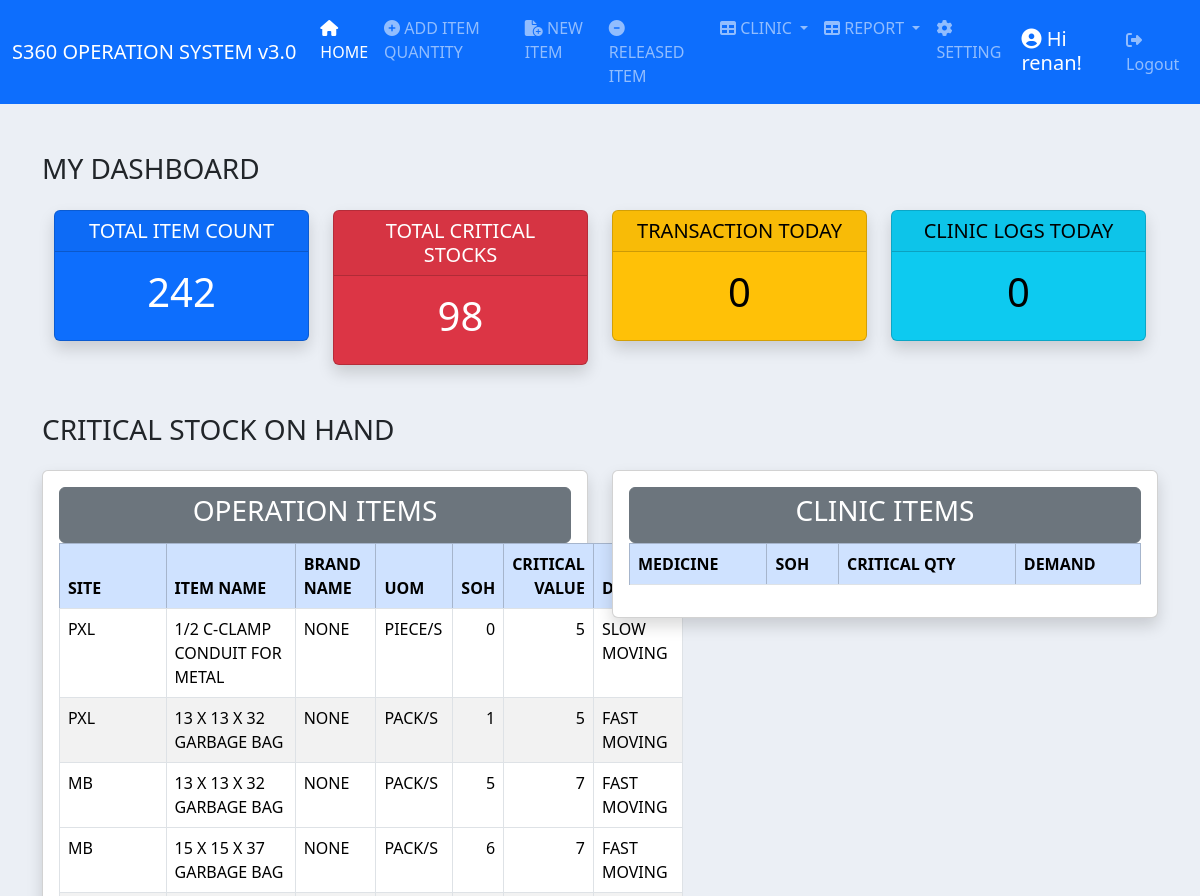
The app's page /dashboard/ (signed in, upper part), older data.
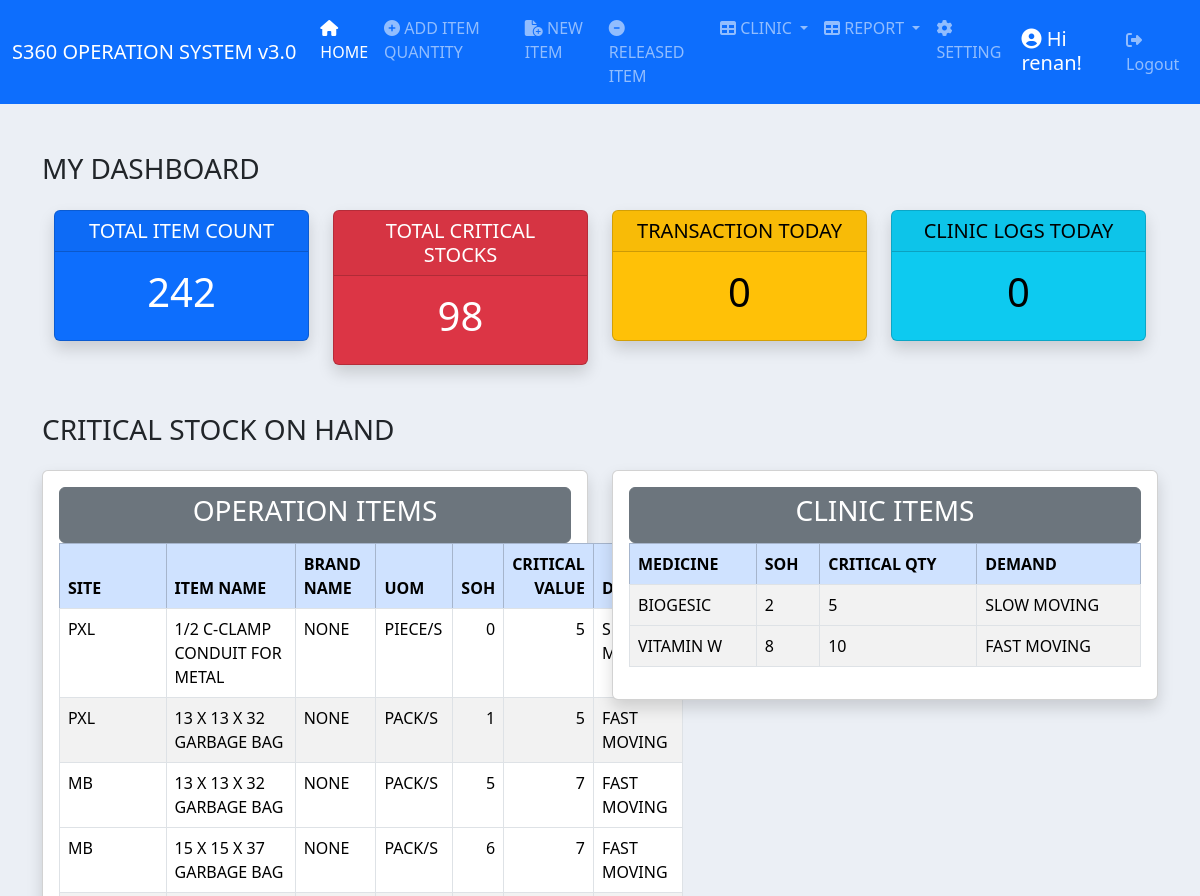
The same page, newer data.
### inventory/models.py (models this page shows, shortened)
class ItemBase(models.Model):
    item_name = models.CharField(max_length=200, null=True)
    brand_name = models.CharField(max_length=200, null=True)
    soh = models.IntegerField(null=True)
    item_code = models.CharField(max_length=200, null=True, blank=True)
    date_added = models.DateTimeField(auto_now_add=True)
    remarks = models.CharField(max_length=50, null=True)
    uom = models.ForeignKey(UOM, on_delete=models.CASCADE, null=True)
    critical_value = models.IntegerField(null=True, blank=True)
    site = models.ForeignKey(Site, on_delete=models.CASCADE)
    demand_item = models.ForeignKey(DemandItems, on_delete=models.CASCADE)
    division = models.ForeignKey(Division, on_delete=models.CASCADE, null=True)
    class Meta:
        ordering = ["item_name"]

class Site(models.Model):
    site = models.CharField(max_length=200)
    class Meta:
        ordering = ["site"]
    def __str__(self):
        return self.site

class UOM(models.Model):
    uom = models.CharField(max_length=100)
    def __str__(self):
        return self.uom
    class Meta:
        ordering = ["uom"]

class DemandItems(models.Model):
    demand_item = models.CharField(max_length=30)
    def __str__(self):
        return self.demand_item
    class Meta:
        ordering = ["demand_item"]

### clinic/models.py (models this page shows, shortened)
class Medicine(models.Model):
    medicine = models.CharField(max_length=200)
    quantity = models.IntegerField()
    clinic_date_added = models.DateTimeField(auto_now_add=True, null=True)
    critical = models.IntegerField(null=True)
    demand = models.ForeignKey(Demand, on_delete=models.CASCADE, null=True, blank=True)
    consumed = models.IntegerField(default=0, null=True)
    class Meta:
        ordering = ["medicine"]

class Demand(models.Model):
    demand = models.CharField(max_length=30)
    def __str__(self):
        return self.demand
    class Meta:
        ordering = ["demand"]

### dashboard/views.py (the view)
# urls.py: path('', views.dashboard_view, name='dashboard'),
@login_required
def dashboard_view(request):
    itembase = ItemBase.objects.all()
    item = Item.objects.all()
    clinic = Clinic_Record.objects.all()
    medicine = Medicine.objects.all()
    item_count = itembase.count()
    critical_count = 0
    critical_list = []
    for critical in itembase:
        if critical.critical_value != 0:
            if critical.critical_value is not None:
                if critical.soh <= critical.critical_value:
                    critical_count += 1
                    critical_list.append(critical.id)
                    print(f"critical database = {critical.soh}")
                    print(f"critical assign = {critical.critical_value}")
            else:
                if critical.soh <= none_value:
                    critical_count += 1
                    critical_list.append(critical.id)
    print(critical_count)
    transaction_count = 0
    for transaction_date in item:
        if transaction_date.date_added.date() == datetime.datetime.now().date():
            transaction_count += 1
    unique_users = set()  # A set to store unique user IDs
    for clinic_date in clinic:
        if clinic_date.date_added.date() == datetime.datetime.now().date():
            unique_users.add(clinic_date.employee_id)
    clinic_log_count = len(unique_users)  # Count the unique users
    context = {
        'item_count': item_count,
        'critical_count': critical_count,
        'none_value': none_value,
        'itembase': itembase,
        'transaction_count': transaction_count,
        'clinic_log_count': clinic_log_count,
        'medicine': medicine
    }
    return render(request, 'dashboard/dashboard_template.html', context)

### clinic/templatetags/custom_tags.py (called while the page is built)
@register.filter(name='has_group')
def has_group(user, group_name):
    return user.groups.filter(name=group_name).exists()

### dashboard/templates/dashboard/dashboard_template.html (shortened to what this page needs)
{% extends 'base.html'  %}
{% block content %}
<div class="container">
<div class="dasboard-title mt-5 pb-3">
    <h3>MY DASHBOARD  </h3>
</div>
<div class="container text-center">
    <div class="row">
      <div class="col-3">
        <div class="card text-bg-primary mb-3 shadow fade show">
            <h5 class="card-header">TOTAL ITEM COUNT</h5>
            <div class="card-body">
              <h1 class="card-title">{{ item_count }}</h1>
            </div>
          </div>
      </div>
      <div class="col-3">
        <div class="card text-bg-danger shadow fade show">
            <h5 class="card-header ">TOTAL CRITICAL STOCKS</h5>
            <div class="card-body">
                <h1 class="card-title">{{ critical_count }}</h1>
            </div>
          </div>
      </div>
      <div class="col-3">
        <div class="card text-bg-warning mb-3 shadow fade show ">
            <h5 class="card-header">TRANSACTION TODAY</h5>
            <div class="card-body">
                <h1 class="card-title">{{ transaction_count }}</h1>
            </div>
          </div>
      </div>
      <div class="col-3">
        <div class="card text-bg-info mb-3 shadow fade show ">
            <h5 class="card-header">CLINIC LOGS TODAY</h5>
            <div class="card-body">
                <h1 class="card-title">{{ clinic_log_count }}</h1>
            </div>
          </div>
      </div>
    </div>
</div>
<div class="dasboard-title mt-5 pb-3">
    <h3>CRITICAL STOCK ON HAND </h3>
</div>
<div class="row">
    <div class="col-6">
          <div class="card card-body shadow fade show">
            <div class="btn btn-secondary">
              <h3>OPERATION ITEMS</h3>
            </div>
            <table class="table table-bordered table-hover table-striped">
                  <thead class="table-primary">
                    <tr>
                      <th scope="col">SITE</th>
                      <th scope="col">ITEM NAME</th>
                      <th scope="col">BRAND NAME</th>
                      <th scope="col">UOM</th>
                      <th scope="col" class="text-right">SOH</th>
                      <th scope="col" class="text-right">CRITICAL VALUE</th>
                      <th scope="col">DEMAND</th>
                    </tr>
                  </thead>
                  <tbody>
                    {% for item in itembase %}
                    <tr>
                      {% if item.critical_value != 0 %}
                        {% if item.critical_value > 0 %}
                          {% if item.soh <= item.critical_value %}
                            <td>{{ item.site }}</td>
                            <td>{{ item.item_name }}</td>
                            <td>{{ item.brand_name }}</td>
                            <td>{{ item.uom }}</td>
                            <td class="item_soh text-right">{{ item.soh }}</td>
                            <td class="text-right">{{ item.critical_value }}</td>
                            <td>{{ item.demand_item }}</td>
                          {% endif %}
                        {% endif %}
                      {% endif %}
                    </tr>
                    {% endfor %}
                  </tbody>
                </table>
          </div>
    </div>
    <div class="col-6">
      <div class="card card-body shadow fade show">
        <div class="btn btn-secondary">
          <h3>CLINIC ITEMS</h3>
        </div>
        <table class="table table-bordered table-hover table-striped">
              <thead class="table-primary">
                <tr>
                  <th scope="col">MEDICINE</th>
                  <th scope="col">SOH</th>
                  <th scope="col">CRITICAL QTY</th>
                  <th scope="col">DEMAND</th>
                </tr>
              </thead>
              <tbody>
                {% for item in medicine %}
                <tr>
                    {% if item.critical > 0 %}
                      {% if item.quantity <= item.critical %}
                        <td>{{ item.medicine }}</td>
                        <td>{{ item.quantity }}</td>
                        <td>{{ item.critical }}</td>
                        <td>{{ item.demand }}</td>
                      {% endif %}
                    {% endif %}
                </tr>
                {% endfor %}
              </tbody>
            </table>
      </div>
    </div>
</div>
</div>
{% endblock content %}

### templates/base.html (shortened to what this page needs)
<!doctype html>
{% load static %}
<html lang="en">
  <head>
    <link href="https://cdn.jsdelivr.net/npm/bootstrap@5.3.3/dist/css/bootstrap.min.css" rel="stylesheet">
    <link href="{% static 'mystyle.css' %}" rel="stylesheet">
    <link href="https://cdn.jsdelivr.net/npm/select2@4.1.0-rc.0/dist/css/select2.min.css" rel="stylesheet" />
  </head>
  <body>
    {% include 'navbar.html' %}
    <div class="container-fluid">
      {% block content %}
      {% endblock content %}
    </div>
    <link rel="stylesheet" href="https://cdnjs.cloudflare.com/ajax/libs/font-awesome/6.5.2/css/all.min.css" />
  </body>
</html>

### templates/navbar.html (shortened to what this page needs)
{% load custom_tags %}
<nav class="navbar navbar-expand-lg navbar-dark bg-primary">
    <div class="container-fluid">
      <a class="navbar-brand" href="">S360 OPERATION SYSTEM v3.0</a>
      {% if request.user.is_staff and request.user.is_superuser %}
      <div class="collapse navbar-collapse" id="navbarSupportedContent">
        <ul class="navbar-nav me-auto mb-2 mb-lg-0">
      {% if request.user|has_group:"OPERATION" or request.user|has_group:"ADMIN" %}
          <li class="nav-item">
            <a class="nav-link" aria-current="page" href="{% url 'dashboard' %}"><i class="fa-solid fa-house"></i> HOME</a>
          </li>
          <li class="nav-item">
            <a class="nav-link" href="{% url 'add_item' %}" ><i class="fa-solid fa-circle-plus"></i> ADD ITEM QUANTITY</a>
          </li>
          <li class="nav-item">
            <a class="nav-link" href="{% url 'new_item' %}" ><i class="fa-solid fa-file-circle-plus"></i> NEW ITEM</a>
          </li>
          <li class="nav-item">
            <a class="nav-link" href="{% url 'get_item' %}" ><i class="fa-solid fa-circle-minus"></i> RELEASED ITEM</a>
          </li>
      {% endif %}
      {% if request.user|has_group:"CLINIC" or request.user|has_group:"ADMIN" %}
          <li class="nav-item dropdown">
            <a class="nav-link dropdown-toggle" href="#" role="button" data-bs-toggle="dropdown" aria-expanded="false">
              <i class="fa-solid fa-table"></i>  CLINIC
            </a>
          </li>
      {% endif %}
      {% if request.user|has_group:"OPERATION" or request.user|has_group:"ADMIN" or request.user|has_group:"CLINIC" %}
          <li class="nav-item dropdown">
            <a class="nav-link dropdown-toggle" href="#" role="button" data-bs-toggle="dropdown" aria-expanded="false">
              <i class="fa-solid fa-table"></i>  REPORT
            </a>
      {% endif %}
          </li>
      {% if request.user|has_group:"ADMIN" %}
          <li class="nav-item">
            <a class="nav-link" href="/admin" ><i class="fa-solid fa-gear"></i> SETTING</a>
          </li>
      {% endif %}
        </ul>
        <ul class="navbar-nav ml-auto">
      {% if user.is_authenticated %}
        <h5 id="hi-name"><i class="fa-solid fa-circle-user"></i> Hi {{ user.username }}!</h5>
          <li class="nav-item">
            <a class="nav-link" href="{% url 'user-logout' %}" ><i class="fa-solid fa-right-from-bracket"></i> Logout</a>
          </li>
      {% endif %}
      {% endif %}
      </div>
    </div>
  </nav>

### static/mystyle.css (style rules this page uses)
#hi-name { color: white; padding-top: 7px; padding-left: 12px; padding-right: 10px; }
body { background-color: #ebeff5; }
.text-right { text-align: right }
.text-center { text-align: center }

Row changes from the older to the newer data that the page shows:
now on this page (row edited): Medicine: medicine "BIOGESIC", quantity "2", critical "5", demand "SLOW MOVING"
added Medicine: medicine "VITAMIN W", quantity "8", critical "10", demand "FAST MOVING"
